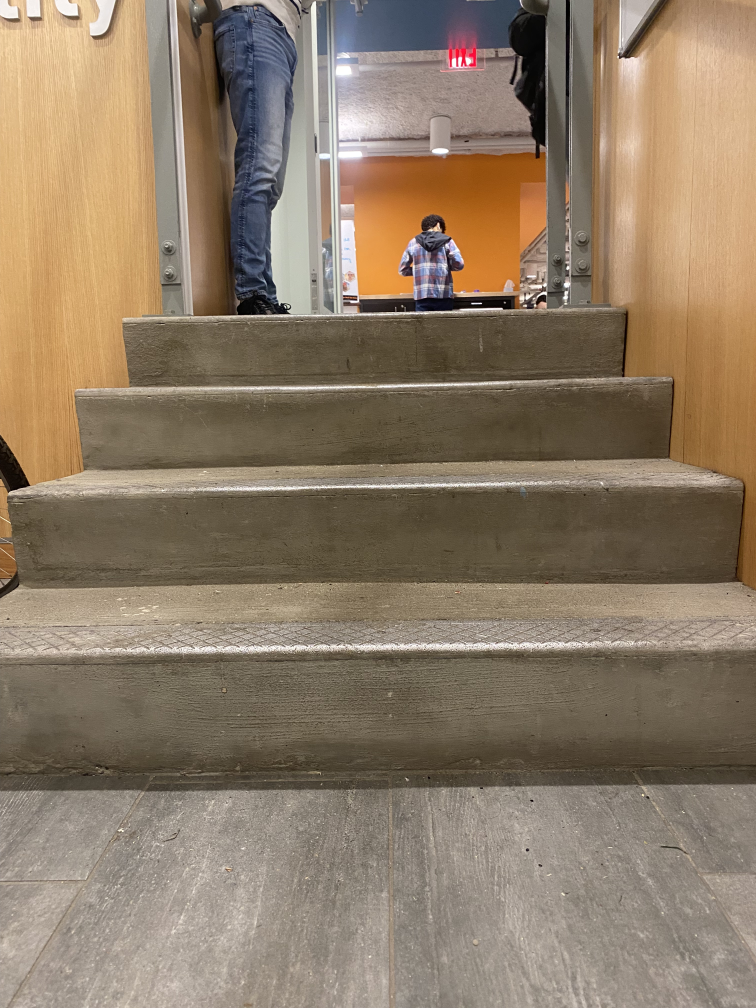
#> input picture stairs.jpeg, 3024 x 4032 px (shown at 1/4 size)
$ python stair_measure.py
#> lines starting #> are read from the running program, lines starting #| are printed output that depends on the picture
import cv2
import numpy as np

def process_image(image_path):
    # Adjustable parameters
#> called with image_path = 'stairs.jpeg'
    GAUSSIAN_BLUR_KERNEL = (5, 5)  # Gaussian blur kernel size
    CANNY_LOW_THRESHOLD = 100       # Lower threshold for Canny edge detection
    CANNY_HIGH_THRESHOLD = 150     # Upper threshold for Canny edge detection
    HOUGH_THRESHOLD = 200          # Threshold for Hough Line Transform
    MIN_LINE_LENGTH = 100          # Minimum line length for Hough Lines
    MAX_LINE_GAP = 10              # Maximum allowed gap between line segments

    STEP_VERTICAL_THRESHOLD = 30   # Minimum vertical distance between steps (to avoid duplicates)

    # Load the image
    image = cv2.imread(image_path)
#> image is the input picture: shape (4032, 3024, 3); mean B, G, R 103.1, 123.6, 141.2
    if image is None:
        print("Error: Could not load image.")
        return

    # Resize image for consistency (optional)
    scale_percent = 50  # Scale down to 50%
    width = int(image.shape[1] * scale_percent / 100)
#> width = 1512
    height = int(image.shape[0] * scale_percent / 100)
#> height = 2016
    resized_image = cv2.resize(image, (width, height))

    # Convert to grayscale
    gray = cv2.cvtColor(resized_image, cv2.COLOR_BGR2GRAY)
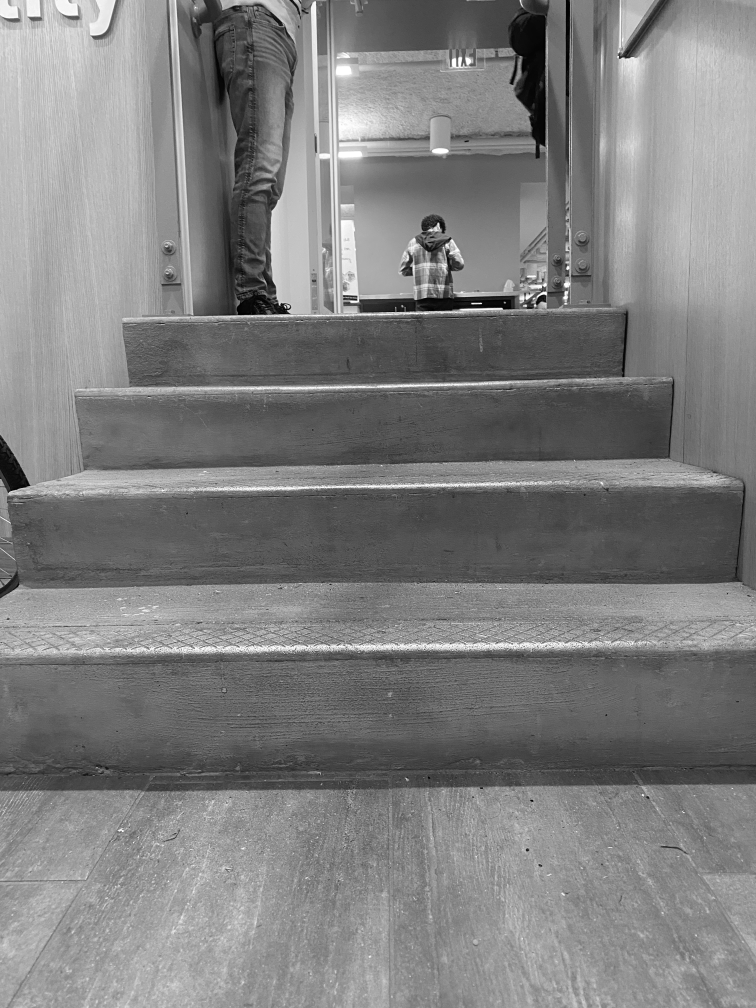
#> gray: shape (2016, 1512) (shown at 1/2 size); min 0, max 255, mean 126.7

    # Apply Gaussian blur to reduce noise
    blurred = cv2.GaussianBlur(gray, GAUSSIAN_BLUR_KERNEL, 0)

    # Edge detection using Canny
    edges = cv2.Canny(blurred, CANNY_LOW_THRESHOLD, CANNY_HIGH_THRESHOLD)
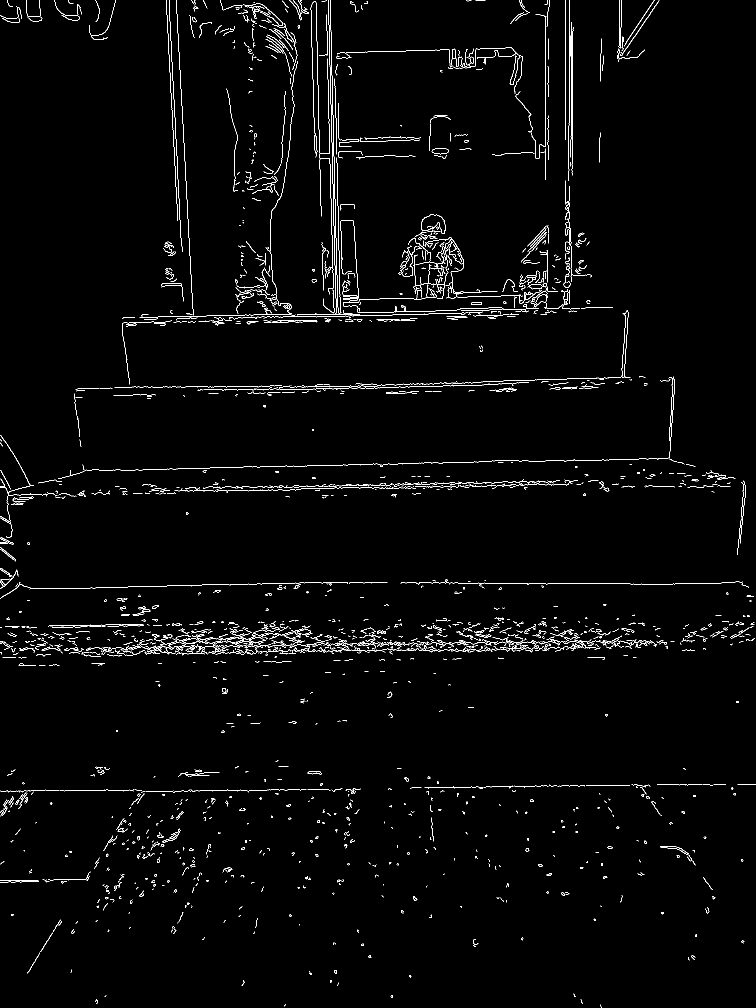
#> edges: shape (2016, 1512) (shown at 1/2 size); 1.9% white in thin lines or dots

    # Detect lines using Hough Line Transform
    lines = cv2.HoughLinesP(edges, 1, np.pi / 180, HOUGH_THRESHOLD, minLineLength=MIN_LINE_LENGTH, maxLineGap=MAX_LINE_GAP)
#> lines = 47 rows, first 6: [357, 87, 385, 617], [1131, 279, 1131, 0], [991, 1167, 1267, 1167], [970, 1286, 1144, 1283], [852, 974, 1017, 971], [623, 973, 846, 969]

    # Initialize containers for line coordinates
    horizontal_lines = []

    # Filter and visualize lines
    if lines is not None:
        for line in lines:
            x1, y1, x2, y2 = line[0]
            # Filter horizontal lines by checking the slope
            if abs(y2 - y1) < 10:  # Horizontal threshold
                horizontal_lines.append((x1, y1, x2, y2))
#> this loop made 47 passes
#> (x1, y1, x2, y2) on passes 1 to 12: (357, 87, 385, 617), (1131, 279, 1131, 0), (991, 1167, 1267, 1167), (970, 1286, 1144, 1283), (852, 974, 1017, 971), (623, 973, 846, 969), (613, 1289, 827, 1285), (816, 926, 980, 923), (479, 634, 620, 632), (786, 1300, 938, 1300), (472, 1293, 659, 1289), (295, 1298, 404, 1296)
#> after the loop, horizontal_lines = 39 items, first 6: (991, 1167, 1267, 1167), (970, 1286, 1144, 1283), (852, 974, 1017, 971), (623, 973, 846, 969), (613, 1289, 827, 1285), (816, 926, 980, 923)

    # Sort horizontal lines by their vertical position (y-coordinate)
    horizontal_lines.sort(key=lambda l: l[1])

    # Filter out lines that are too close to each other
    filtered_lines = []
    last_y = -STEP_VERTICAL_THRESHOLD  # Initialize to ensure the first line is included
    for line in horizontal_lines:
        _, y1, _, _ = line
        if abs(y1 - last_y) > STEP_VERTICAL_THRESHOLD:
            filtered_lines.append(line)
            last_y = y1
#> this loop made 39 passes
#> (line, y1, last_y) on passes 1, 5, 10, 12, 18, 21, 23, 39: ((579, 629, 696, 629), 629, 629), ((1050, 760, 1196, 755), 760, 760), ((816, 926, 980, 923), 926, 926), ((968, 964, 1111, 962), 964, 964), ((591, 1165, 774, 1165), 1165, 1165), ((162, 1250, 284, 1248), 1250, 1250), ((1201, 1284, 1330, 1284), 1284, 1284), ((972, 1573, 1126, 1571), 1573, 1573)
#> (line, y1) on passes 2, 3, 4, 6, 7, 8: ((461, 630, 578, 628), 630), ((731, 631, 901, 626), 631), ((479, 634, 620, 632), 634), ((847, 768, 965, 764), 768), ((757, 770, 891, 765), 770), ((326, 773, 491, 773), 773)
#> after the loop, filtered_lines = [(579, 629, 696, 629), (1050, 760, 1196, 755), (816, 926, 980, 923), (968, 964, 1111, 962), (591, 1165, 774, 1165), (162, 1250, 284, 1248), (1201, 1284, 1330, 1284), (972, 1573, 1126, 1571)]; last_y = 1573

    # Hardcoded indices to include
    hardcoded_indices = [0, 1, 3, 6, 7]  # 0-based indices
    selected_lines = [filtered_lines[i] for i in hardcoded_indices if i < len(filtered_lines)]
#> selected_lines = [(579, 629, 696, 629), (1050, 760, 1196, 755), (968, 964, 1111, 962), (1201, 1284, 1330, 1284), (972, 1573, 1126, 1571)]

    # Calculate the number of steps
    step_count = len(selected_lines) - 1  # n-1 rule for steps
#> step_count = 4
    print(f"Total Steps: {step_count}")
#| Total Steps: 4

    # Annotate the steps and their indices
    for i, line in enumerate(selected_lines):
        x1, y1, x2, y2 = line
        cv2.putText(resized_image, f"Step {i + 1}", (x1, y1 - 20), cv2.FONT_HERSHEY_SIMPLEX, 1.5, (255, 255, 255), 3)
        cv2.line(resized_image, (x1, y1), (x2, y2), (0, 0, 255), 3)  # Highlight step edges in red
#> this loop made 5 passes
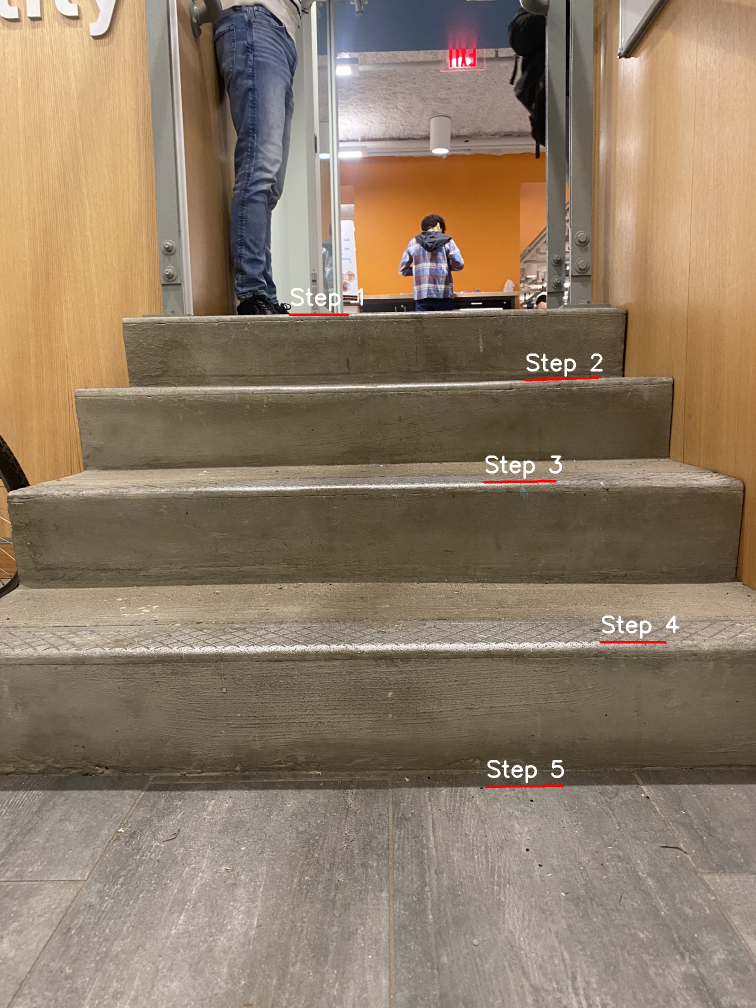
#> resized_image: shape (2016, 1512, 3) (shown at 1/2 size); mean B, G, R 103.5, 124, 141.8

    # Draw vertical line from bottom to top
    if step_count >= 1:
        top_step = selected_lines[0]
#> top_step = (579, 629, 696, 629)
        bottom_step = selected_lines[-1]
#> bottom_step = (972, 1573, 1126, 1571)
        x_mid_top = (top_step[0] + top_step[2]) // 2
#> x_mid_top = 637
        x_mid_bottom = (bottom_step[0] + bottom_step[2]) // 2
#> x_mid_bottom = 1049
        cv2.line(resized_image, (x_mid_bottom, bottom_step[1]), (x_mid_top, top_step[1]), (255, 0, 0), 2)
        cv2.putText(resized_image, f"Stair Height: 747 mm",
                    (50, 50), cv2.FONT_HERSHEY_SIMPLEX, 1.5, (0, 255, 0), 3)
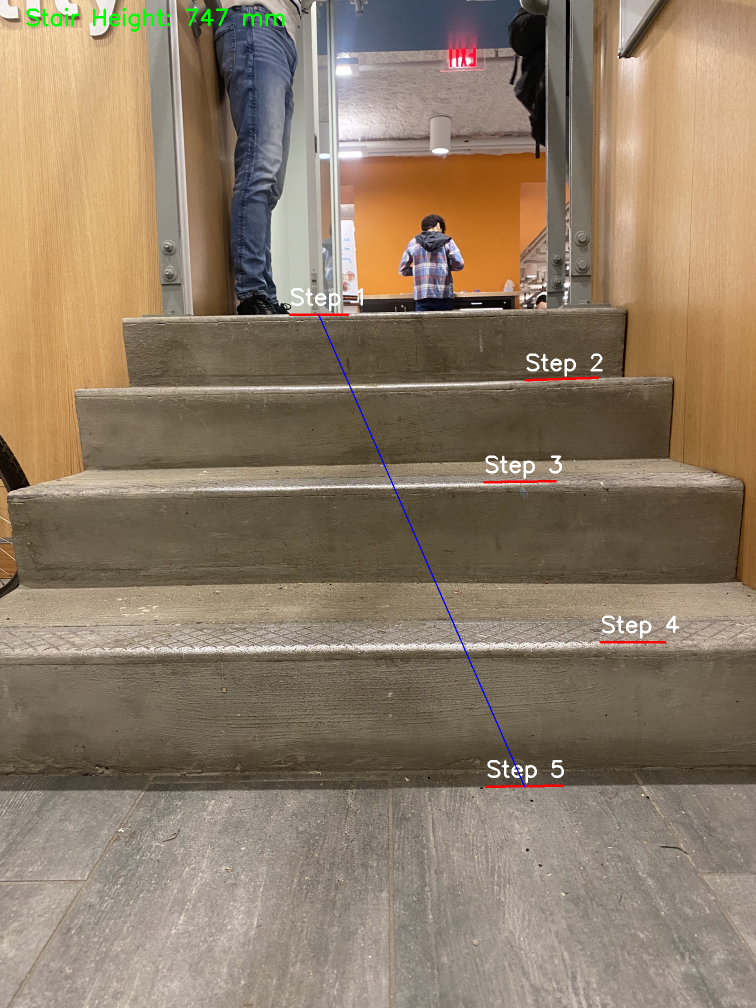
#> resized_image: shape (2016, 1512, 3) (shown at 1/2 size); mean B, G, R 103.4, 124.1, 141.4
    else:
        print("Not enough steps to measure vertical height.")

    # Show the results
    cv2.imshow('Detected Steps', resized_image)
    cv2.imshow('Edges', edges)
    cv2.waitKey(0)
    cv2.destroyAllWindows()

if __name__ == "__main__":
    # Image filename (ensure it's in the same directory)
    try:
        image_file = "stairs.jpeg"  # Replace with your image filename
        process_image(image_file)
    except Exception as e:
        print(e)
    finally:
        print("Closing images")
